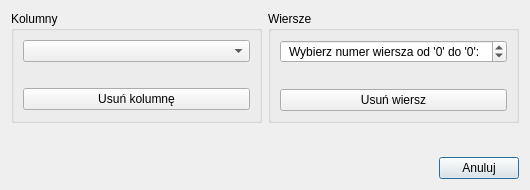
<?xml version="1.0" encoding="UTF-8"?>
<ui version="4.0">
 <class>Dialog_Delete</class>
 <widget class="QDialog" name="Dialog_Delete">
  <property name="windowModality">
   <enum>Qt::WindowModal</enum>
  </property>
  <property name="geometry">
   <rect>
    <x>0</x>
    <y>0</y>
    <width>530</width>
    <height>190</height>
   </rect>
  </property>
  <property name="minimumSize">
   <size>
    <width>530</width>
    <height>190</height>
   </size>
  </property>
  <property name="windowTitle">
   <string>Usuń</string>
  </property>
  <layout class="QVBoxLayout" name="verticalLayout_3">
   <item>
    <layout class="QHBoxLayout" name="horizontalLayout">
     <item>
      <widget class="QGroupBox" name="groupBox">
       <property name="title">
        <string>Kolumny</string>
       </property>
       <layout class="QVBoxLayout" name="verticalLayout">
        <item>
         <widget class="QComboBox" name="comboBox_Column_List_Select">
          <property name="placeholderText">
           <string>Wybierz kolumnę...</string>
          </property>
         </widget>
        </item>
        <item>
         <spacer name="horizontalSpacer">
          <property name="orientation">
           <enum>Qt::Horizontal</enum>
          </property>
          <property name="sizeHint" stdset="0">
           <size>
            <width>40</width>
            <height>20</height>
           </size>
          </property>
         </spacer>
        </item>
        <item>
         <widget class="QPushButton" name="pushButton_Apply_Delete_Column">
          <property name="text">
           <string>Usuń kolumnę</string>
          </property>
          <property name="autoDefault">
           <bool>false</bool>
          </property>
         </widget>
        </item>
       </layout>
      </widget>
     </item>
     <item>
      <widget class="QGroupBox" name="groupBox_2">
       <property name="title">
        <string>Wiersze</string>
       </property>
       <layout class="QVBoxLayout" name="verticalLayout_2">
        <item>
         <widget class="QSpinBox" name="spinBox_Row_Number_Select">
          <property name="wrapping">
           <bool>true</bool>
          </property>
          <property name="alignment">
           <set>Qt::AlignCenter</set>
          </property>
          <property name="specialValueText">
           <string>Wybierz numer wiersza od '0' do '0': </string>
          </property>
          <property name="suffix">
           <string/>
          </property>
          <property name="prefix">
           <string>Numer wiersza: </string>
          </property>
          <property name="minimum">
           <number>-1</number>
          </property>
          <property name="value">
           <number>-1</number>
          </property>
         </widget>
        </item>
        <item>
         <spacer name="horizontalSpacer_2">
          <property name="orientation">
           <enum>Qt::Horizontal</enum>
          </property>
          <property name="sizeHint" stdset="0">
           <size>
            <width>40</width>
            <height>20</height>
           </size>
          </property>
         </spacer>
        </item>
        <item>
         <widget class="QPushButton" name="pushButton_Apply_Delete_Row">
          <property name="text">
           <string>Usuń wiersz</string>
          </property>
          <property name="autoDefault">
           <bool>false</bool>
          </property>
         </widget>
        </item>
       </layout>
      </widget>
     </item>
    </layout>
   </item>
   <item>
    <widget class="QLabel" name="label_Info">
     <property name="text">
      <string/>
     </property>
     <property name="alignment">
      <set>Qt::AlignCenter</set>
     </property>
    </widget>
   </item>
   <item>
    <layout class="QHBoxLayout" name="horizontalLayout_2">
     <item>
      <spacer name="horizontalSpacer_3">
       <property name="orientation">
        <enum>Qt::Horizontal</enum>
       </property>
       <property name="sizeHint" stdset="0">
        <size>
         <width>40</width>
         <height>20</height>
        </size>
       </property>
      </spacer>
     </item>
     <item>
      <widget class="QPushButton" name="pushButton_Cancel">
       <property name="text">
        <string>Anuluj</string>
       </property>
      </widget>
     </item>
    </layout>
   </item>
  </layout>
 </widget>
 <resources>
  <include location="../images/app-icon/app-icon.qrc"/>
 </resources>
 <connections/>
</ui>
